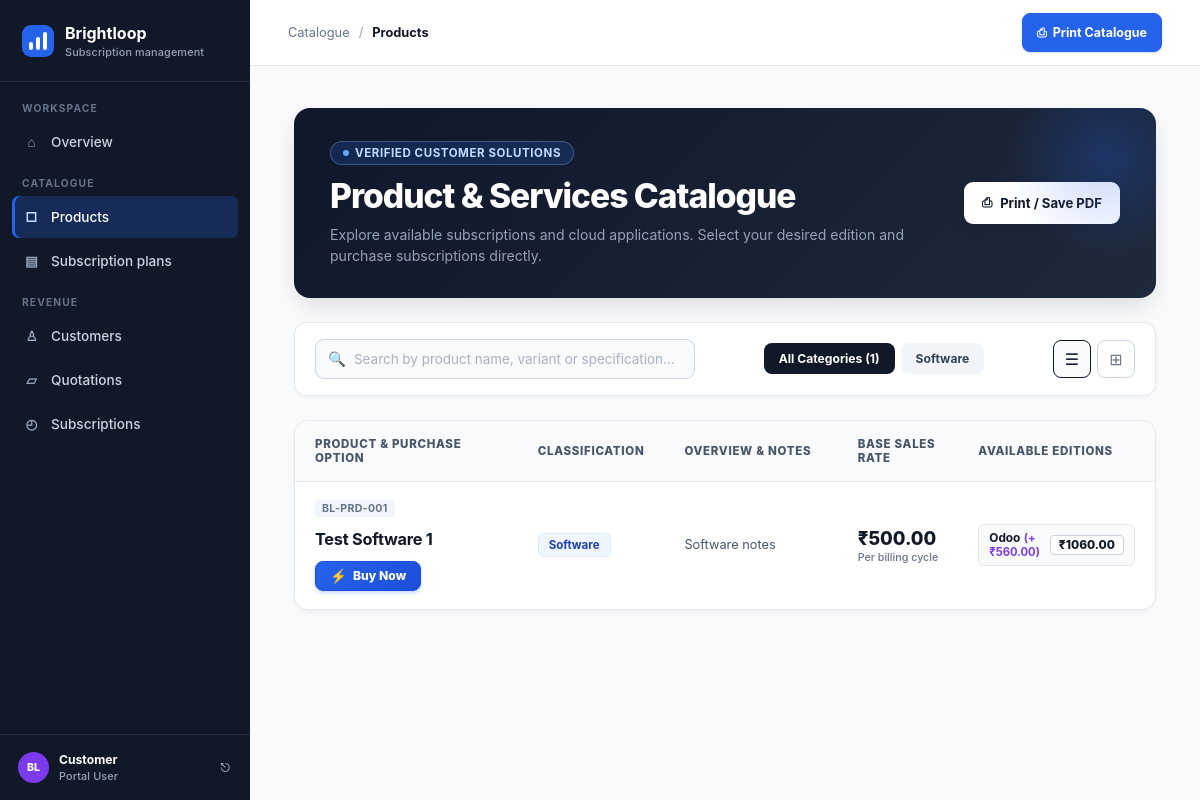
/products/catalog/, run on an earlier commit of the app's database.
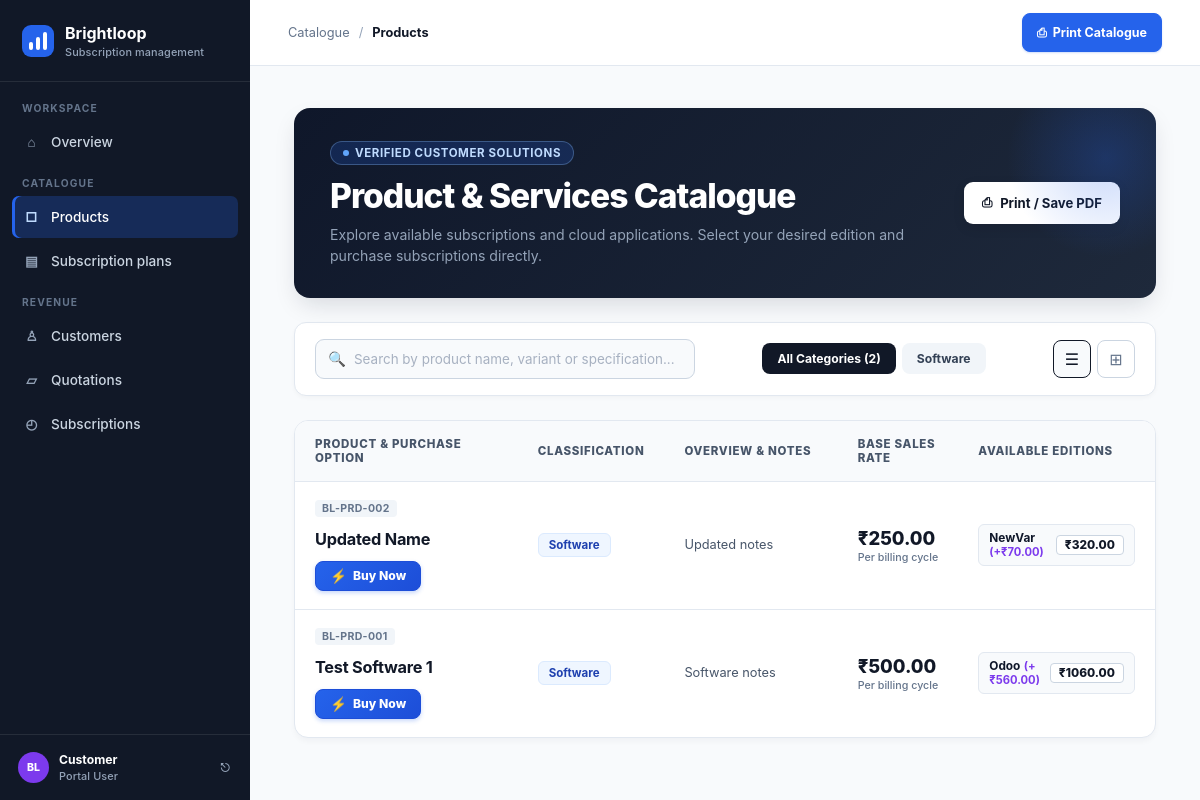
And on a later commit of the database.
### core/models.py (models this page shows, shortened)
class Product(models.Model):
    name = models.CharField(max_length=80, unique=True)
    product_type = models.CharField(max_length=50)
    sales_price = models.DecimalField(max_digits=12, decimal_places=2, validators=[MinValueValidator(0)])
    cost_price = models.DecimalField(max_digits=12, decimal_places=2, validators=[MinValueValidator(0)])
    notes = models.TextField(max_length=500)
    created_at = models.DateTimeField(auto_now_add=True)
    class Meta:
        ordering = ["-created_at"]

class ProductVariant(models.Model):
    product = models.ForeignKey(Product, related_name="variants", on_delete=models.CASCADE)
    name = models.CharField(max_length=80)
    additional_price = models.DecimalField(max_digits=12, decimal_places=2, default=0, validators=[MinValueValidator(0)])
    class Meta:
        constraints = [
            models.UniqueConstraint(fields=["product", "name"], name="unique_variant_name_per_product"),
        ]
    @property
    def sales_price(self):
        return self.product.sales_price + self.additional_price

### core/views.py (the view, shortened to what this page needs)
# urls.py: path('products/catalog/', views.product_userlist, name='product_userlist_dask'),
def product_userlist(request):
    search_query = request.GET.get("q", "").strip()
    category = request.GET.get("category", "").strip()
    products = Product.objects.prefetch_related("variants").all()
    if category and category.lower() != "all":
        products = products.filter(product_type__iexact=category)
    raw_categories = Product.objects.exclude(product_type="").values_list("product_type", flat=True)
    all_categories = sorted(list({c.strip() for c in raw_categories if c.strip()}))
    total_products = Product.objects.count()
    total_variants = ProductVariant.objects.count()
    context = {
        "products": products,
        "total_products": total_products,
        "total_variants": total_variants,
        "categories": all_categories,
        "search_query": search_query,
        "selected_category": category,
        "generated_date": timezone.now(),
        "user_is_admin": is_product_admin(request.user),
    }
    return render(request, "core/products/prod_userlist.html", context)

### core/views.py (called while the page is built, shortened)
def is_product_admin(user):
    if not user.is_authenticated:
        return True

### core/templates/core/products/prod_userlist.html (shortened to what this page needs)
{% load static %}
<!doctype html>
<html lang="en">
<head>
    <link rel="stylesheet" href="{% static 'core/products/product-creation.css' %}">
</head>
<body>
    <aside class="sidebar" id="sidebar" aria-label="Primary navigation">
        <a class="brand" href="{% url 'product_userlist' %}" aria-label="Brightloop home">
            <span class="brand-mark" aria-hidden="true"><span></span><span></span><span></span></span>
            <span>Brightloop<small>Subscription management</small></span>
        </a>
        <nav class="navigation">
            <p class="nav-label">Workspace</p>
            <a class="nav-link" href="#"><span class="nav-icon">⌂</span>Overview</a>
            <p class="nav-label">Catalogue</p>
            <a class="nav-link active" href="{% url 'product_userlist' %}" aria-current="page"><span class="nav-icon">□</span>Products</a>
            <a class="nav-link" href="{% url 'plan_list' %}"><span class="nav-icon">▤</span>Subscription plans</a>
            <p class="nav-label">Revenue</p>
            <a class="nav-link" href="#"><span class="nav-icon">♙</span>Customers</a>
            <a class="nav-link" href="{% url 'quotation_list' %}"><span class="nav-icon">▱</span>Quotations</a>
            <a class="nav-link" href="#"><span class="nav-icon">◴</span>Subscriptions</a>
        </nav>
        <div class="account">
            <span class="avatar" aria-hidden="true">BL</span>
            <span><strong>{{ request.user.first_name|default:request.user.username|default:"Customer" }}</strong><small>Portal User</small></span>
            <a href="{% url 'logout' %}" class="more-button" title="Sign out" style="text-decoration:none;">⎋</a>
        </div>
    </aside>
    <div class="app-shell">
        <header class="topbar">
            <nav class="breadcrumbs" aria-label="Breadcrumb">
                <a href="{% url 'product_userlist' %}">Catalogue</a>
                <span>/</span>
                <strong>Products</strong>
            </nav>
            <div class="topbar-actions">
                <button class="button button-primary" type="button" onclick="window.print()" style="display:inline-flex; align-items:center; gap:6px; height:36px; font-size:.78rem;">
                    <span aria-hidden="true">⎙</span> Print Catalogue
                </button>
            </div>
        </header>
        <main class="page-content">
            <div class="catalogue-wrapper">
                <section class="catalogue-hero" aria-label="Catalogue masthead">
                    <div class="hero-left">
                        <div class="hero-badge">
                            <span></span> Verified Customer Solutions
                        </div>
                        <h1 class="hero-title">Product & Services Catalogue</h1>
                        <p class="hero-desc">
                            Explore available subscriptions and cloud applications. Select your desired edition and purchase subscriptions directly.
                        </p>
                    </div>
                    <div class="hero-actions">
                        <button type="button" class="btn-print-hero" onclick="window.print()">
                            <span aria-hidden="true">⎙</span> Print / Save PDF
                        </button>
                    </div>
                </section>
                <section class="controls-panel" aria-label="Filter and search products">
                    <div class="search-pill-container">
                        <span class="search-pill-icon" aria-hidden="true">🔍</span>
                        <input type="text" id="catalogueSearch" placeholder="Search by product name, variant or specification..." value="{{ search_query }}">
                    </div>
                    <div class="category-tabs" role="tablist" aria-label="Category filter">
                        <button type="button" class="cat-tab {% if not selected_category or selected_category == 'all' %}active{% endif %}" data-cat="all">
                            All Categories ({{ total_products }})
                        </button>
                        {% for cat in categories %}
                            <button type="button" class="cat-tab {% if selected_category == cat %}active{% endif %}" data-cat="{{ cat }}">
                                {{ cat }}
                            </button>
                        {% endfor %}
                    </div>
                    <div class="view-toggles">
                        <button type="button" class="view-btn active" id="tableViewBtn" title="Table View">
                            <span>☰</span>
                        </button>
                        <button type="button" class="view-btn" id="cardViewBtn" title="Cards View">
                            <span>⊞</span>
                        </button>
                    </div>
                </section>
                {% if products %}
                    <div class="products-table-card" id="tableViewContainer">
                        <table class="prods-table">
                            <thead>
                                <tr>
                                    <th style="width: 32%;">Product & Purchase Option</th>
                                    <th style="width: 14%;">Classification</th>
                                    <th style="width: 24%;">Overview & Notes</th>
                                    <th style="width: 14%;">Base Sales Rate</th>
                                    <th style="width: 16%;">Available Editions</th>
                                </tr>
                            </thead>
                            <tbody>
                                {% for product in products %}
                                    <tr class="product-row" data-name="{{ product.name|lower }}" data-type="{{ product.product_type|lower }}" data-notes="{{ product.notes|lower }}" data-variants="{% for v in product.variants.all %}{{ v.name|lower }} {% endfor %}">
                                        <td>
                                            <div class="product-identity-box">
                                                <div class="product-headline-row">
                                                    <span class="sku-badge">BL-PRD-{{ product.id|stringformat:"03d" }}</span>
                                                    <h3 class="product-title-text">{{ product.name }}</h3>
                                                    <button type="button" class="btn-buy-direct" title="Buy {{ product.name }}">
                                                        <span class="icon">⚡</span> Buy Now
                                                    </button>
                                                </div>
                                            </div>
                                        </td>
                                        <td>
                                            <span class="category-chip">{{ product.product_type }}</span>
                                        </td>
                                        <td>
                                            <div style="font-size:0.8rem; color:#475569; line-height:1.45;">
                                                {{ product.notes|default:"Standard commercial service delivery with included support." }}
                                            </div>
                                        </td>
                                        <td>
                                            <div class="price-display-box">
                                                <span class="price-amt-main">₹{{ product.sales_price|floatformat:2 }}</span>
                                                <span class="price-sub-caption">Per billing cycle</span>
                                            </div>
                                        </td>
                                        <td>
                                            {% if product.variants.all %}
                                                <div class="variant-items-list">
                                                    {% for variant in product.variants.all %}
                                                        <div class="variant-chip-row">
                                                            <div>
                                                                <strong>{{ variant.name }}</strong>
                                                                <span class="variant-addon">(+₹{{ variant.additional_price|floatformat:2 }})</span>
                                                            </div>
                                                            <span class="variant-total-pill">
                                                                ₹{{ variant.sales_price|floatformat:2 }}
                                                            </span>
                                                        </div>
                                                    {% endfor %}
                                                </div>
                                            {% else %}
                                                <span style="font-size:0.75rem; color:#94a3b8; font-style:italic;">Standard standalone edition</span>
                                            {% endif %}
                                        </td>
                                    </tr>
                                {% endfor %}
                            </tbody>
                        </table>
                    </div>
                {% endif %}
            </div>
        </main>
    </div>
</body>
</html>

### core/static/core/products/product-creation.css (style rules this page uses)
:root { --navy:#111827; --blue:#2563eb; --blue-dark:#1d4ed8; --violet:#7c3aed; --background:#f8fafc; --white:#fff; --slate:#64748b; --slate-dark:#334155; --muted:#94a3b8; --border:#e2e8f0; --danger:#dc2626; --danger-soft:#fef2f2; --success:#16a34a; --sidebar-width:250px; font-family:Inter,ui-sans-serif,system-ui,-apple-system,BlinkMacSystemFont,"Segoe UI",sans-serif; }
* { box-sizing:border-box; }
html { background:var(--background); }
body { margin:0; min-width:320px; overflow-x:hidden; background:var(--background); color:var(--navy); }
button,input,select,textarea { font:inherit; }
button { cursor:pointer; }
.sidebar { position:fixed; inset:0 auto 0 0; z-index:20; display:flex; width:var(--sidebar-width); flex-direction:column; background:var(--navy); color:#cbd5e1; }
.brand { display:flex; align-items:center; gap:11px; padding:23px 22px 22px; color:var(--white); text-decoration:none; font-size:1rem; font-weight:750; border-bottom:1px solid rgba(255,255,255,.09); }
.brand small,.account small { display:block; margin-top:2px; color:#94a3b8; font-size:.68rem; font-weight:500; letter-spacing:.01em; }
.brand-mark { display:grid; width:32px; height:32px; grid-template-columns:repeat(3,1fr); align-items:end; gap:3px; padding:7px; border-radius:9px; background:var(--blue); }
.brand-mark span { display:block; border-radius:2px; background:white; }
.brand-mark span:nth-child(1) { height:42% }
.brand-mark span:nth-child(2) { height:74% }
.brand-mark span:nth-child(3) { height:100% }
.navigation { flex:1; padding:20px 12px; overflow-y:auto; }
.nav-label { margin:14px 10px 7px; color:#64748b; font-size:.64rem; font-weight:750; letter-spacing:.11em; text-transform:uppercase; }
.nav-label:first-child { margin-top:0; }
.nav-link { display:flex; align-items:center; gap:11px; min-height:42px; margin:2px 0; padding:0 11px; border-radius:7px; color:#cbd5e1; font-size:.85rem; font-weight:550; text-decoration:none; transition:.18s ease; }
.nav-link.active { background:rgba(37,99,235,.25); color:white; box-shadow:inset 3px 0 0 var(--blue); }
.nav-icon { width:17px; color:#94a3b8; text-align:center; font-weight:700; }
.nav-link.active .nav-icon { color:#bfdbfe; }
.account { display:flex; align-items:center; gap:10px; padding:17px 18px; border-top:1px solid rgba(255,255,255,.09); font-size:.76rem; }
.account strong { color:white; }
.avatar { display:grid; width:31px; height:31px; flex:0 0 auto; place-items:center; border-radius:50%; background:var(--violet); color:white; font-size:.66rem; font-weight:800; }
.more-button { margin-left:auto; border:0; background:transparent; color:#94a3b8; letter-spacing:1px; }
.app-shell { min-height:100vh; margin-left:var(--sidebar-width); }
.topbar { position:sticky; top:0; z-index:10; display:flex; height:66px; align-items:center; justify-content:space-between; padding:0 38px; background:rgba(255,255,255,.94); border-bottom:1px solid var(--border); backdrop-filter:blur(10px); }
.breadcrumbs { display:flex; align-items:center; gap:9px; color:var(--muted); font-size:.8rem; }
.breadcrumbs a { color:var(--slate); text-decoration:none; }
.breadcrumbs strong { color:var(--navy); font-weight:650; }
.topbar-actions { display:flex; gap:8px; }
.page-content { max-width:1320px; margin:0 auto; padding:42px 44px 52px; }
input,select,textarea { width:100%; border:1px solid #cbd5e1; border-radius:8px; outline:none; background:white; color:var(--navy); font-size:.88rem; transition:border-color .15s,box-shadow .15s; }
input,select { height:42px; padding:0 12px; }
input::placeholder,textarea::placeholder { color:#a7b1c1; }
.button { min-height:39px; padding:0 14px; border-radius:8px; font-size:.79rem; font-weight:720; transition:.16s ease; }
.button-primary { border:1px solid var(--blue); background:var(--blue); color:white; box-shadow:0 1px 2px rgba(37,99,235,.22); }

What changed in the data, as far as the page shows it:
added Product: id "002", name "Updated Name", product_type "Software", notes "Updated notes", sales_price "250.00"
added ProductVariant: name "NewVar", additional_price "70.00", sales_price "320.00", shown under "002"
Also different on the page:
{{ total_products }}: "1" → "2"
